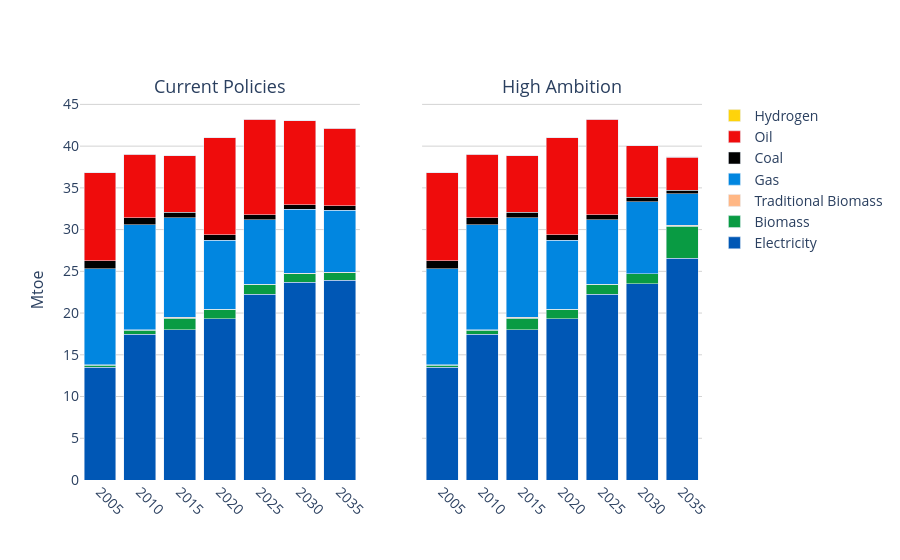

Notebook code cell kept with this figure:
### Code cell
# Figure with two panes
fig = make_subplots(
    rows=1, cols=2, shared_yaxes=True, shared_xaxes=True,
    specs=[[{"secondary_y": False}, {"secondary_y": False}]],
    subplot_titles=("Current Policies", "High Ambition")
)

add_stacked_bars(fig, df_cp, col=1)
add_stacked_bars(fig, df_ep, col=2, show_legend=False)

# Layout (single pass)
fig.update_layout(
    barmode="stack",
    plot_bgcolor="rgba(0,0,0,0)",
    width=900, height=560,
    legend=dict(traceorder="reversed", font=dict(size=14), x=1.02, y=1),
    title=dict(font=dict(size=24), x=0.5)
)

# Axes
fig.update_xaxes(
    tickvals=YEARS_TICKS,
    ticktext=[str(y) for y in YEARS_TICKS],
    tickangle=45,
    title_font=dict(size=16),
    tickfont=dict(size=14),
)

# Only set title on the left y-axis
fig.update_yaxes(
    title=Y_AXIS_TITLE,
    showgrid=True, gridcolor="lightgray",
    title_font=dict(size=16),
    tickfont=dict(size=14),
    rangemode="tozero",
    row=1, col=1
)

# Keep right y-axis without a title
fig.update_yaxes(
    showgrid=True, gridcolor="lightgray",
    tickfont=dict(size=14),
    rangemode="tozero",
    row=1, col=2
)

# Bump subplot title size
fig.update_annotations(font=dict(size=18))

# Save & show
out_path = "./fig/bld_energy_type.png"
pio.write_image(fig, out_path, width=900, height=560, scale=2)  # requires kaleido
fig

### Figure 1 — Plotly figure (JSON) as saved in the notebook; plotly's stock layout.template omitted (floating-point values rounded to 4 significant figures)
{"data": [{"marker": {"color": "#0057B5"}, "name": "Electricity", "showlegend": true, "type": "bar", "x": [2005, 2010, 2015, 2020, 2025, 2030, 2035], "xaxis": "x", "y": [13.49, 17.44, 17.99, 19.33, 22.26, 23.71, 23.94], "yaxis": "y"}, {"marker": {"color": "#099B43"}, "name": "Biomass", "showlegend": true, "type": "bar", "x": [2005, 2010, 2015, 2020, 2025, 2030, 2035], "xaxis": "x", "y": [0.2581, 0.4993, 1.408, 1.131, 1.19, 1.022, 0.9104], "yaxis": "y"}, {"marker": {"color": "#FFB785"}, "name": "Traditional Biomass", "showlegend": true, "type": "bar", "x": [2005, 2010, 2015, 2020, 2025, 2030, 2035], "xaxis": "x", "y": [0.04898, 0.03399, 0.106, 0.0, 0.0, 0.02707, 0.0234], "yaxis": "y"}, {"marker": {"color": "#0186E0"}, "name": "Gas", "showlegend": true, "type": "bar", "x": [2005, 2010, 2015, 2020, 2025, 2030, 2035], "xaxis": "x", "y": [11.53, 12.6, 11.94, 8.27, 7.743, 7.655, 7.435], "yaxis": "y"}, {"marker": {"color": "#000000"}, "name": "Coal", "showlegend": true, "type": "bar", "x": [2005, 2010, 2015, 2020, 2025, 2030, 2035], "xaxis": "x", "y": [0.9538, 0.8548, 0.6549, 0.6379, 0.5961, 0.55, 0.5278], "yaxis": "y"}, {"marker": {"color": "#EF0C0C"}, "name": "Oil", "showlegend": true, "type": "bar", "x": [2005, 2010, 2015, 2020, 2025, 2030, 2035], "xaxis": "x", "y": [10.51, 7.605, 6.776, 11.62, 11.45, 10.08, 9.289], "yaxis": "y"}, {"marker": {"color": "#FED30B"}, "name": "Hydrogen", "showlegend": true, "type": "bar", "x": [2005, 2010, 2015, 2020, 2025, 2030, 2035], "xaxis": "x", "y": [0.0, 0.0, 0.0, 0.0, 0.003616, 0.02555, 0.0394], "yaxis": "y"}, {"marker": {"color": "#0057B5"}, "name": "Electricity", "showlegend": false, "type": "bar", "x": [2005, 2010, 2015, 2020, 2025, 2030, 2035], "xaxis": "x2", "y": [13.49, 17.44, 17.99, 19.33, 22.26, 23.48, 26.56], "yaxis": "y2"}, {"marker": {"color": "#099B43"}, "name": "Biomass", "showlegend": false, "type": "bar", "x": [2005, 2010, 2015, 2020, 2025, 2030, 2035], "xaxis": "x2", "y": [0.2581, 0.4993, 1.408, 1.131, 1.19, 1.2, 3.85], "yaxis": "y2"}, {"marker": {"color": "#FFB785"}, "name": "Traditional Biomass", "showlegend": false, "type": "bar", "x": [2005, 2010, 2015, 2020, 2025, 2030, 2035], "xaxis": "x2", "y": [0.04898, 0.03399, 0.106, 0.0, 0.0, 0.02707, 0.09812], "yaxis": "y2"}, {"marker": {"color": "#0186E0"}, "name": "Gas", "showlegend": false, "type": "bar", "x": [2005, 2010, 2015, 2020, 2025, 2030, 2035], "xaxis": "x2", "y": [11.53, 12.6, 11.94, 8.27, 7.743, 8.625, 3.817], "yaxis": "y2"}, {"marker": {"color": "#000000"}, "name": "Coal", "showlegend": false, "type": "bar", "x": [2005, 2010, 2015, 2020, 2025, 2030, 2035], "xaxis": "x2", "y": [0.9538, 0.8548, 0.6549, 0.6379, 0.5961, 0.5661, 0.4196], "yaxis": "y2"}, {"marker": {"color": "#EF0C0C"}, "name": "Oil", "showlegend": false, "type": "bar", "x": [2005, 2010, 2015, 2020, 2025, 2030, 2035], "xaxis": "x2", "y": [10.51, 7.605, 6.776, 11.62, 11.45, 6.135, 3.895], "yaxis": "y2"}, {"marker": {"color": "#FED30B"}, "name": "Hydrogen", "showlegend": false, "type": "bar", "x": [2005, 2010, 2015, 2020, 2025, 2030, 2035], "xaxis": "x2", "y": [0.0, 0.0, 0.0, 0.0, 0.003616, 0.0002237, 0.06026], "yaxis": "y2"}], "layout": {"annotations": [{"font": {"size": 18}, "showarrow": false, "text": "Current Policies", "x": 0.225, "xanchor": "center", "xref": "paper", "y": 1, "yanchor": "bottom", "yref": "paper"}, {"font": {"size": 18}, "showarrow": false, "text": "High Ambition", "x": 0.775, "xanchor": "center", "xref": "paper", "y": 1, "yanchor": "bottom", "yref": "paper"}], "barmode": "stack", "height": 560, "legend": {"font": {"size": 14}, "traceorder": "reversed", "x": 1.02, "y": 1}, "plot_bgcolor": "rgba(0,0,0,0)", "title": {"font": {"size": 24}, "x": 0.5}, "width": 900, "xaxis": {"anchor": "y", "domain": [0, 0.45], "tickangle": 45, "tickfont": {"size": 14}, "ticktext": ["2005", "2010", "2015", "2020", "2025", "2030", "2035"], "tickvals": [2005, 2010, 2015, 2020, 2025, 2030, 2035], "title": {"font": {"size": 16}}}, "xaxis2": {"anchor": "y2", "domain": [0.55, 1], "tickangle": 45, "tickfont": {"size": 14}, "ticktext": ["2005", "2010", "2015", "2020", "2025", "2030", "2035"], "tickvals": [2005, 2010, 2015, 2020, 2025, 2030, 2035], "title": {"font": {"size": 16}}}, "yaxis": {"anchor": "x", "domain": [0, 1], "gridcolor": "lightgray", "rangemode": "tozero", "showgrid": true, "tickfont": {"size": 14}, "title": {"font": {"size": 16}, "text": "Mtoe"}}, "yaxis2": {"anchor": "x2", "domain": [0, 1], "gridcolor": "lightgray", "matches": "y", "rangemode": "tozero", "showgrid": true, "showticklabels": false, "tickfont": {"size": 14}}}}
